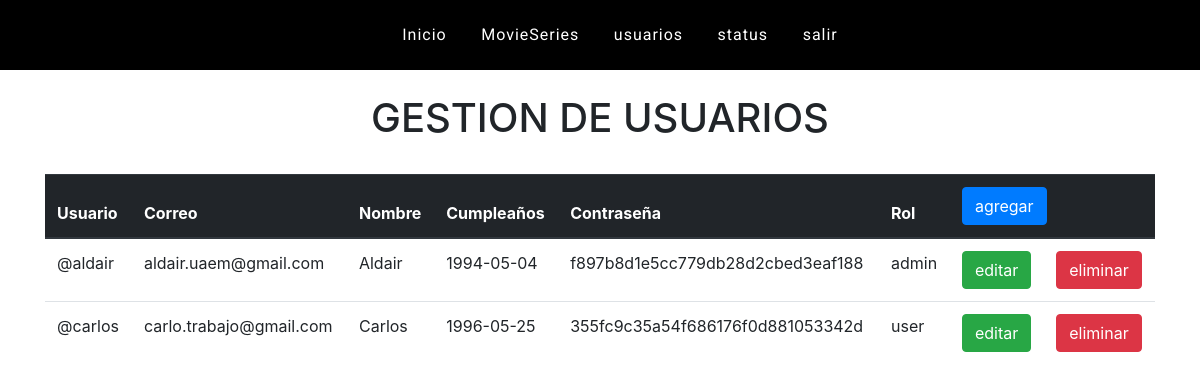
The app's page /usuarios (signed in) with its own data.
### tables this page shows
CREATE TABLE users(
    user VARCHAR(50) PRIMARY KEY,
    email VARCHAR(80) UNIQUE NOT NULL,
    name  VARCHAR(100) NOT NULL,
    birthday DATE NOT NULL,
    pass CHAR(32) NOT NULL,
    role ENUM('admin','user') NOT NULL

);

### controllers/ViewController.php (called while the page is built)
<?php
class ViewController{
    private static $view_path = './views/';
    public function load_view($view){
        require_once(self::$view_path .'header.php');
        require_once(self::$view_path . $view . '.php');
        require_once(self::$view_path . 'footer.php');
    }
}
?>

### index.php (called while the page is built, shortened)
<?php
require_once ('./controllers/Autoload.php');
$route = ( isset($_GET['r']) ) ? $_GET['r'] : 'home' ;
$mexflix = new Router($route);
?>

### controllers/Autoload.php (called while the page is built, shortened)
<?php
class Autoload{
    function __construct(){
        spl_autoload_register(function($class_name){
            $models_path = './models/' . $class_name . '.php';
            $controllers_path = './controllers/'. $class_name . '.php';
        });
    }
}
?>

### controllers/UsersController.php (called while the page is built, shortened)
<?php
    class UsersController {
        private $model;
        function __construct(){
            $this->model = new UsersModel();
        }
        public  function get($user_id = ''){
            return $this->model->get($user_id);
        }
    }
?>

### models/Model.php (called while the page is built, shortened)
<?php
abstract class Model {
    private static $db_host = 'localhost';
    private static $db_user = 'root';
    private static $db_pass = '';
    private static $db_name = 'mexflix';
    private static $charset = 'UTF-8';
    private $conn;
    protected  $query;
    protected $rows = array();
    private function db_open(){
        $this->conn = new mysqli(
                self::$db_host,
                self::$db_user,
                self::$db_pass,
                self::$db_name
        );
        $this->conn->set_charset(self::$charset);
    }
    protected function get_query(){
         $result = $this->conn->query($this->query);
         while( $this->rows[] = $result->fetch_assoc() );
         return array_pop($this->rows);
    }
 }
?>

### models/UsersModel.php (called while the page is built, shortened)
<?php
class UsersModel extends Model{
    public  function get($user = ''){
        $this->query = ($user != '')
            ? "SELECT * FROM users WHERE user = '$user'"
            : "SELECT * FROM users";
        $this->get_query();
        $data = array();
        foreach ($this->rows as $key => $value) {
            array_push($data, $value);
        }
        return $data;
    }
}
?>

### views/users.php (the view)
<?php
print('<h1 class="text-center py-4"> GESTION DE USUARIOS </h1>');
$users_controller = new UsersController();
$users = $users_controller->get();
if(empty($users)){
    print('
        <div class="container">
            <p class="danger">No hay Usuarios</p>
        </div>
    ');
}else{
    $template_users = '
        <div class="container">
            <table class="table">
                <thead class="thead-dark">
                    <tr>
                        <th>Usuario</th>
                        <th>Correo</th>
                        <th>Nombre</th>
                        <th>Cumpleaños</th>
                        <th>Contraseña</th>
                        <th>Rol</th>
                        <th colspan="2">
                            <form method="POST">
                                <input type="hidden" name="r" value="user-add">
                                <input class="btn btn-primary" type="submit" value="agregar">
                            </form>
                        </th>
                    </tr>';
        for ($n=0; $n <count($users) ; $n++) {
            $template_users .='
                    <tr>
                        <td>'. $users[$n]['user'] .'</td>
                        <td>'. $users[$n]['email'] .'</td>
                        <td>'. $users[$n]['name'] .'</td>
                        <td>'. $users[$n]['birthday'] .'</td>
                        <td>'. $users[$n]['pass'] .'</td>
                        <td>'. $users[$n]['role'] .'</td>
                        <td>
                            <form method="POST">
                                <input type="hidden" name="r" value="user-edit">
                                <input type="hidden" name="user" value="'. $users[$n]['user'] .'">
                                <input class="btn btn-success" type="submit" value="editar">
                            </form>
                        </td>
                        <td>
                            <form method="POST">
                                <input type="hidden" name="r" value="user-delete">
                                <input type="hidden" name="user" value="'. $users[$n]['user'] .'">
                                <input class="btn btn-danger" type="submit" value="eliminar">
                            </form>
                        </td>
                    </tr>
            ';
        }
    $template_users .= '
                </thead>
            </table>
        </div>
    ';
    print($template_users);
}

### records on screen
users: user "@aldair", email "aldair.uaem@gmail.com", name "Aldair", birthday "1994-05-04", pass "f897b8d1e5cc779db28d2cbed3eaf188", role "admin"
users: user "@carlos", email "carlo.trabajo@gmail.com", name "Carlos", birthday "1996-05-25", pass "355fc9c35a54f686176f0d881053342d", role "user"
